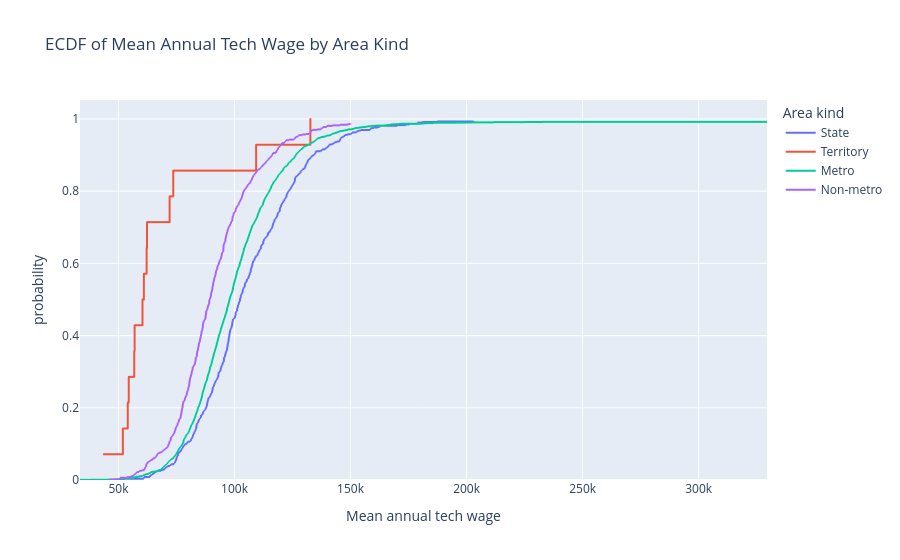

The notebook cell this image was saved under:
### Markdown cell above
## 6. ECDF: Tech Wages by Area Kind

- **Objective:** To compare tech wages across the different kinds of area, looking at all the wages and not only the averages.
- **Why this visualisation type:** An ECDF shows one line for each area kind, showing how many of the wages are at or below each amount. The reason why I chose it is that it uses all the wages and not only the average, which gives a clearer view of the pay difference. The further to the left a line is, the lower the wages.

### Code cell
no_national = compare[compare["Area kind"] != "National"]

fig_ecdf = px.ecdf(no_national,
                   x="A_MEAN",
                   color="Area kind",
                   title="ECDF of Mean Annual Tech Wage by Area Kind",
                   labels={"A_MEAN": "Mean annual tech wage", "ecdf": "Cumulative proportion"})
fig_ecdf.show()

### Figure 1 — Plotly figure (JSON) as saved in the notebook; plotly's stock layout.template omitted (floating-point values rounded to 4 significant figures; data arrays with more than 128 entries replaced by an {"elided": "..."} marker saying what was removed)
{"data": [{"hovertemplate": "Area kind=State<br>Mean annual tech wage=%{x}<br>probability=%{y}<extra></extra>", "legendgroup": "State", "line": {"dash": "solid", "shape": "hv"}, "marker": {"color": "#636efa", "symbol": "circle"}, "mode": "lines", "name": "State", "showlegend": true, "type": "scattergl", "x": {"elided": "594 float values"}, "xaxis": "x", "y": {"elided": "594 float values"}, "yaxis": "y"}, {"hovertemplate": "Area kind=Territory<br>Mean annual tech wage=%{x}<br>probability=%{y}<extra></extra>", "legendgroup": "Territory", "line": {"dash": "solid", "shape": "hv"}, "marker": {"color": "#EF553B", "symbol": "circle"}, "mode": "lines", "name": "Territory", "showlegend": true, "type": "scattergl", "x": [43640.0, 51910.0, 54010.0, 54410.0, 56830.0, 56950.0, 60360.0, 60960.0, 62160.0, 62320.0, 72070.0, 73590.0, 109300.0, 132700.0], "xaxis": "x", "y": [0.07143, 0.1429, 0.2143, 0.2857, 0.3571, 0.4286, 0.5, 0.5714, 0.6429, 0.7143, 0.7857, 0.8571, 0.9286, 1.0], "yaxis": "y"}, {"hovertemplate": "Area kind=Metro<br>Mean annual tech wage=%{x}<br>probability=%{y}<extra></extra>", "legendgroup": "Metro", "line": {"dash": "solid", "shape": "hv"}, "marker": {"color": "#00cc96", "symbol": "circle"}, "mode": "lines", "name": "Metro", "showlegend": true, "type": "scattergl", "x": {"elided": "2664 float values"}, "xaxis": "x", "y": {"elided": "2664 float values"}, "yaxis": "y"}, {"hovertemplate": "Area kind=Non-metro<br>Mean annual tech wage=%{x}<br>probability=%{y}<extra></extra>", "legendgroup": "Non-metro", "line": {"dash": "solid", "shape": "hv"}, "marker": {"color": "#ab63fa", "symbol": "circle"}, "mode": "lines", "name": "Non-metro", "showlegend": true, "type": "scattergl", "x": {"elided": "629 float values"}, "xaxis": "x", "y": {"elided": "629 float values"}, "yaxis": "y"}], "layout": {"legend": {"title": {"text": "Area kind"}, "tracegroupgap": 0}, "title": {"text": "ECDF of Mean Annual Tech Wage by Area Kind"}, "xaxis": {"anchor": "y", "domain": [0, 1], "title": {"text": "Mean annual tech wage"}}, "yaxis": {"anchor": "x", "domain": [0, 1], "rangemode": "tozero", "title": {"text": "probability"}}}}
